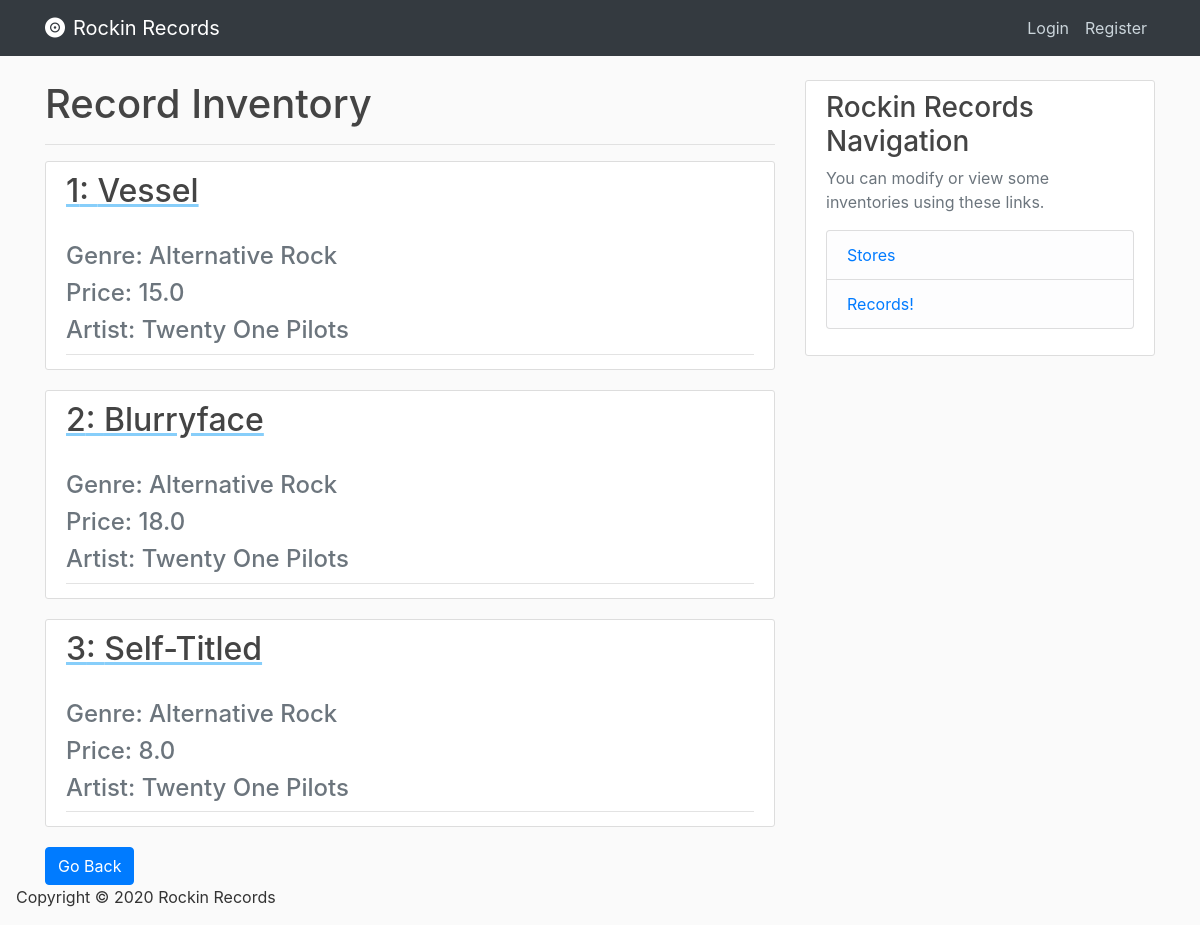
The app's page /record_inventory, older data.
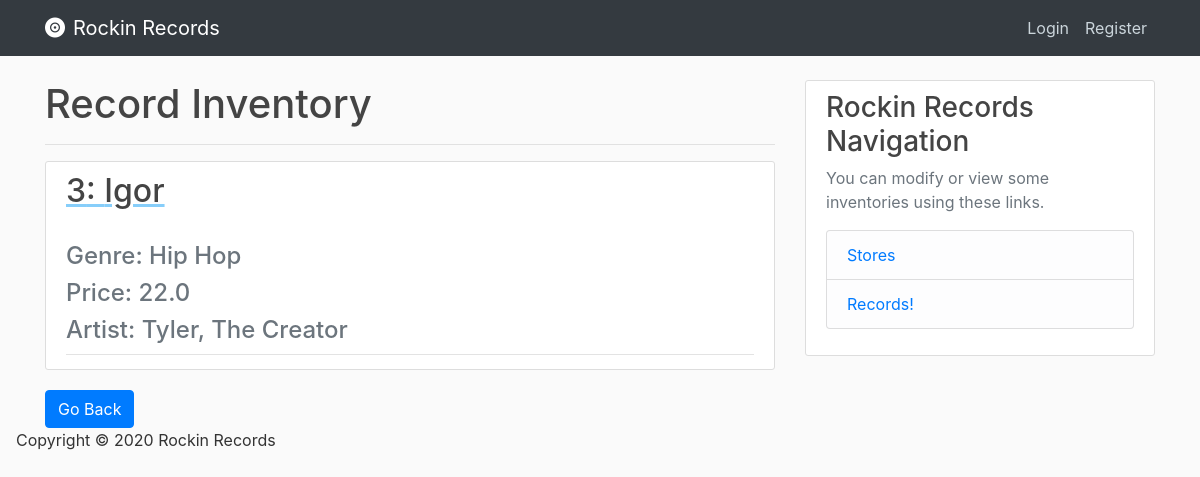
The same page, newer data.
### database/models.py (models this page shows, shortened)
class Records(db.Model):
    record_id = db.Column(db.Integer, primary_key=True, nullable=False, autoincrement="auto")
    record_name = db.Column(db.String(120), nullable=False)
    record_genre = db.Column(db.String(120), nullable=False)
    record_price = db.Column(db.Float, nullable=False)
    artist_id = db.Column(db.Integer, db.ForeignKey('artists.artist_id'), nullable=False)

class Artists(db.Model):
    artist_id = db.Column(db.Integer, primary_key=True, nullable=False, autoincrement="auto")
    artist_name = db.Column(db.String(100), nullable=False)

### database/routes.py (the view)
@app.route("/record_inventory")
def record_inventory():
    records = Records.query.join(Artists, Records.artist_id == Artists.artist_id) \
        .add_columns(Records.record_id, Records.record_name, Records.record_genre, \
                     Records.record_price, Artists.artist_id, Artists.artist_name).all()
    return render_template('records.html', records=records)

### database/Templates/records.html
{% extends "index.html" %}
{% block content %}
    <h1> Record Inventory </h1>
    <hr>
    {% for record in records %}
        <article class="media content-section">
            <div class="media-body">
                <div class="article-metadata">
                    <a class="mr-2" href="{{url_for('record', record_id=record.record_id)}}" style="text-decoration: underline; text-decoration-color: lightskyblue;" >
                    <h2> {{ record['record_id'] }}: {{ record['record_name'] }} </h2>
                    </a>
                    <h4 class="text-muted"> Genre: {{ record['record_genre'] }} </h4>
                    <h4 class="text-muted"> Price: {{ record['record_price'] }} </h4>
                    <h4 class="text-muted"> Artist: {{ record['artist_name'] }} </h4>
                </div>
          </div>
        </article>
     {% endfor %}
     <div>
        <a href="{{ url_for('home') }} ">
          <button class='btn btn-primary'>
              Go Back
          </button>
        </a>
     </div>
{% endblock content %}

Row changes from the older to the newer data that the page shows:
removed Records: record_id "1", record_name "Vessel", record_genre "Alternative Rock", record_price "15.0", artist_name "Twenty One Pilots"
no longer on this page (row edited): Records: record_id "2", record_name "Blurryface", record_genre "Alternative Rock", record_price "18.0", artist_name "Twenty One Pilots"
changed Records id 3: record_name "Self-Titled" → "Igor"; record_genre "Alternative Rock" → "Hip Hop"; record_price "8.0" → "22.0"; artist_name "Twenty One Pilots" → "Tyler, The Creator"
